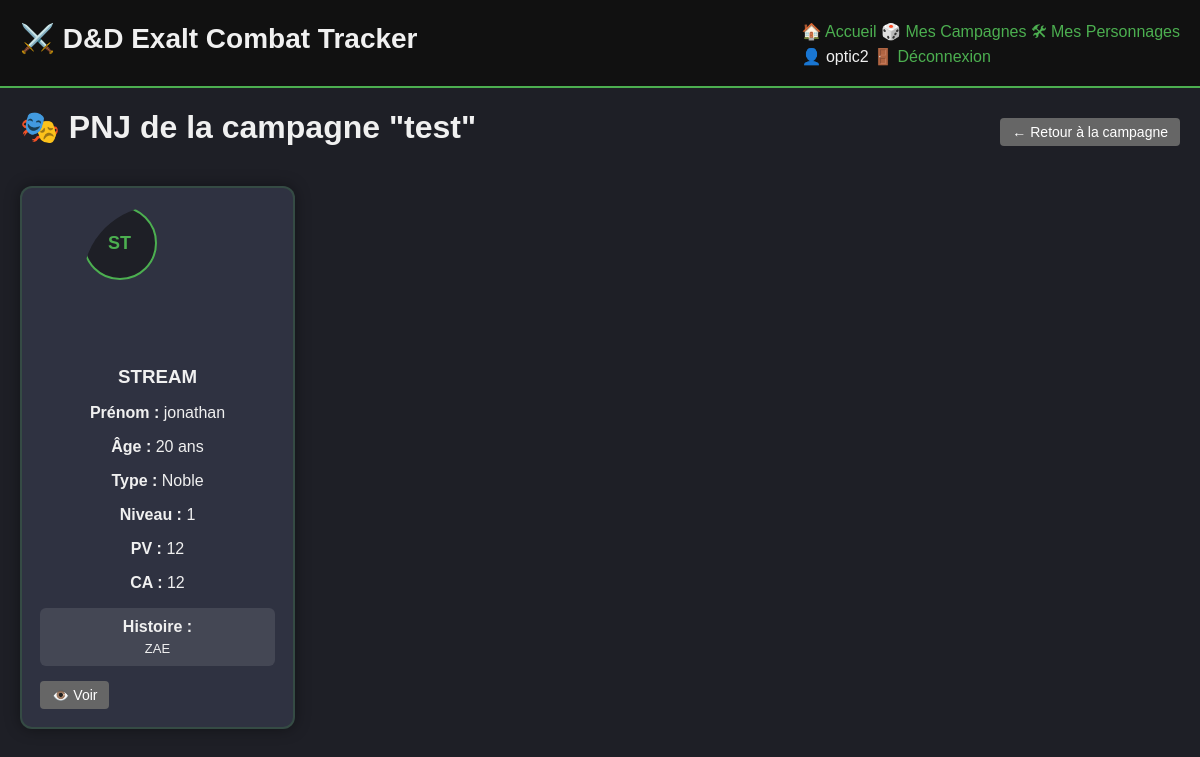
The page /pnj/campaign/1/list (signed in) on the database its author committed.
### app/models/user.py (models this page shows, shortened)
class User(db.Model):
    id = db.Column(db.Integer, primary_key=True)
    username = db.Column(db.String(80), unique=True, nullable=False)
    email = db.Column(db.String(120), unique=True, nullable=False)
    password_hash = db.Column(db.String(255), nullable=False)
    role = db.Column(db.String(20), default='Joueur')  # Admin, MJ, Joueur
    is_verified = db.Column(db.Boolean, default=False)
    created_at = db.Column(db.DateTime, default=datetime.utcnow)
    last_login = db.Column(db.DateTime)
    is_active = db.Column(db.Boolean, default=True)
    campaign_memberships = db.relationship('CampaignMember', backref='member_user', lazy=True)
    def is_mj_of(self, campaign):
        return campaign.mj_id == self.id
    def is_member_of(self, campaign):
        from app.models.campaign import CampaignMember
        membership = CampaignMember.query.filter_by(
            campaign_id=campaign.id,
            user_id=self.id
        ).first()
        return membership is not None
    def can_access_campaign(self, campaign):
        return self.is_mj_of(campaign) or self.is_member_of(campaign) or self.role == 'Admin'

### app/models/campaign.py (models this page shows, shortened)
class Campaign(db.Model):
    id = db.Column(db.Integer, primary_key=True)
    name = db.Column(db.String(100), nullable=False)
    description = db.Column(db.Text)
    mj_id = db.Column(db.Integer, db.ForeignKey('user.id'), nullable=False)
    is_active = db.Column(db.Boolean, default=True)
    created_at = db.Column(db.DateTime, default=datetime.utcnow)
    mj = db.relationship('User', backref=db.backref('owned_campaigns', lazy=True))
    members = db.relationship('CampaignMember', backref='campaign', cascade='all, delete-orphan')

### app/models/character.py (models this page shows, shortened)
class CharacterTemplate(db.Model):
    id = db.Column(db.Integer, primary_key=True)
    owner_id = db.Column(db.Integer, db.ForeignKey('user.id'), nullable=False)
    campaign_id = db.Column(db.Integer, db.ForeignKey('campaign.id'), nullable=True)
    character_type = db.Column(db.String(20), default='PJ')  # PJ, PNJ, Boss
    is_shared = db.Column(db.Boolean, default=False)  # Pour les PNJ partagés par le MJ
    is_public = db.Column(db.Boolean, default=False)  # Visible par tous
    visibility_level = db.Column(db.String(20), default='private')  # private, reduced, semi_complete, complete
    is_active = db.Column(db.Boolean, default=True)
    name = db.Column(db.String(100), nullable=False)
    first_name = db.Column(db.String(50))  # Prénom
    age = db.Column(db.Integer)  # Âge
    background_story = db.Column(db.Text)  # Histoire/background
    character_class = db.Column(db.String(50))
    race = db.Column(db.String(50))
    level = db.Column(db.Integer, default=1)
    notes = db.Column(db.Text)
    private_notes = db.Column(db.Text)
    hp_max = db.Column(db.Integer, nullable=False)
    ac_base = db.Column(db.Integer, nullable=False)
    initiative_bonus = db.Column(db.Integer, default=0)
    force = db.Column(db.Integer, default=10)
    dexterite = db.Column(db.Integer, default=10)
    constitution = db.Column(db.Integer, default=10)
    intelligence = db.Column(db.Integer, default=10)
    sagesse = db.Column(db.Integer, default=10)
    charisme = db.Column(db.Integer, default=10)
    maitrise_force = db.Column(db.Boolean, default=False)
    maitrise_dexterite = db.Column(db.Boolean, default=False)
    maitrise_constitution = db.Column(db.Boolean, default=False)
    maitrise_intelligence = db.Column(db.Boolean, default=False)
    maitrise_sagesse = db.Column(db.Boolean, default=False)
    maitrise_charisme = db.Column(db.Boolean, default=False)
    current_xp = db.Column(db.Integer, default=0)
    image_filename = db.Column(db.String(255), nullable=True)
    pdf_filename = db.Column(db.String(255), nullable=True)
    created_at = db.Column(db.DateTime, default=datetime.utcnow)
    owner = db.relationship('User', foreign_keys=[owner_id], backref=db.backref('owned_characters', lazy=True))
    campaigns = db.relationship('Campaign', secondary='character_campaign_association', backref='campaign_characters')

### app/routes/pnj.py (the view)
@bp.route('/campaign/<int:campaign_id>/list')
@login_required
def list_campaign_pnjs(campaign_id):
    campaign = CampaignService.get_campaign_with_access_check(campaign_id, g.current_user.id)
    if not campaign:
        flash('Campagne non trouvée.', 'error')
        return redirect(url_for('main.index'))
    all_pnjs = CharacterTemplate.query.filter_by(
        campaign_id=campaign_id,
        character_type='PNJ',
        is_active=True
    ).all()
    pnjs = []
    for pnj in all_pnjs:
        if g.current_user.is_mj_of(campaign):
            pnjs.append(pnj)
        elif pnj.is_shared:
            pnjs.append(pnj)
    return render_template('pnj/list_pnjs.html',
                           campaign=campaign,
                           pnjs=pnjs,
                           is_mj=g.current_user.is_mj_of(campaign))

### app/services/auth_service.py (called while the page is built)
    @staticmethod
    def get_user_by_id(user_id):
        return User.query.get(user_id)

### app/services/campaign_service.py (called while the page is built)
    @staticmethod
    def get_campaign_with_access_check(campaign_id, user_id):
        campaign = Campaign.query.get_or_404(campaign_id)
        user = User.query.get_or_404(user_id)
        if not user.can_access_campaign(campaign):
            return None
        return campaign

### templates/pnj/list_pnjs.html (shortened to what this page needs)
{% extends "base.html" %}
{% block content %}
<div class="dashboard">
    <div class="edit-header">
        <h1>🎭 PNJ de la campagne "{{ campaign.name }}"</h1>
        <div>
            <a href="{{ url_for('campaign.view_campaign', campaign_id=campaign.id) }}" class="btn btn-secondary">
                ← Retour à la campagne
            </a>
        </div>
    </div>
    {% if pnjs %}
        <div class="template-grid">
            {% for pnj in pnjs %}
                <div class="template-card">
                    <div class="template-card-header">
                        <div class="template-avatar-container {% if pnj.image_filename %}has-image{% endif %}">
                            <div class="avatar-placeholder">
                                {{ pnj.name[:2]|upper }}
                            </div>
                        </div>
                    </div>
                    <div class="template-card-body">
                        <h3>{{ pnj.name }}</h3>
                        {% if pnj.first_name %}
                            <p><strong>Prénom :</strong> {{ pnj.first_name }}</p>
                        {% endif %}
                        {% if pnj.age %}
                            <p><strong>Âge :</strong> {{ pnj.age }} ans</p>
                        {% endif %}
                        <p><strong>Type :</strong> {{ pnj.character_class }}</p>
                        <p><strong>Niveau :</strong> {{ pnj.level }}</p>
                        {% if is_mj %}
                            <p><strong>PV :</strong> {{ pnj.hp_max }}</p>
                            <p><strong>CA :</strong> {{ pnj.ac_base }}</p>
                            <div style="display: grid; grid-template-columns: repeat(3, 1fr); gap: 8px; margin: 10px 0; font-size: 12px;">
                                <div style="text-align: center; padding: 4px; background: rgba(255,255,255,0.05); border-radius: 4px;">
                                    <strong>FOR</strong><br>{{ pnj.force }}
                                </div>
                                <div style="text-align: center; padding: 4px; background: rgba(255,255,255,0.05); border-radius: 4px;">
                                    <strong>DEX</strong><br>{{ pnj.dexterite }}
                                </div>
                                <div style="text-align: center; padding: 4px; background: rgba(255,255,255,0.05); border-radius: 4px;">
                                    <strong>CON</strong><br>{{ pnj.constitution }}
                                </div>
                                <div style="text-align: center; padding: 4px; background: rgba(255,255,255,0.05); border-radius: 4px;">
                                    <strong>INT</strong><br>{{ pnj.intelligence }}
                                </div>
                                <div style="text-align: center; padding: 4px; background: rgba(255,255,255,0.05); border-radius: 4px;">
                                    <strong>SAG</strong><br>{{ pnj.sagesse }}
                                </div>
                                <div style="text-align: center; padding: 4px; background: rgba(255,255,255,0.05); border-radius: 4px;">
                                    <strong>CHA</strong><br>{{ pnj.charisme }}
                                </div>
                            </div>
                        {% else %}
                            {% if pnj.is_shared %}
                                {% if pnj.visibility_level in ['semi_complete', 'complete'] %}
                                    <p><strong>PV :</strong> {{ pnj.hp_max }}</p>
                                    <p><strong>CA :</strong> {{ pnj.ac_base }}</p>
                                {% endif %}
                                {% if pnj.visibility_level == 'complete' and pnj.background_story %}
                                    <div style="margin-top: 10px; padding: 10px; background: rgba(255,255,255,0.1); border-radius: 6px;">
                                        <strong>Histoire :</strong>
                                        <p style="margin: 5px 0 0 0; font-size: 13px;">{{ pnj.background_story[:80] }}{% if pnj.background_story|length > 80 %}...{% endif %}</p>
                                    </div>
                                {% endif %}
                            {% else %}
                                <p style="font-style: italic; color: #999;">Informations non partagées</p>
                            {% endif %}
                        {% endif %}
                        <div class="template-card-actions">
                            <a href="{{ url_for('template.character_profile', id=pnj.id) }}" class="btn btn-secondary">
                                👁️ Voir
                            </a>
                        </div>
                    </div>
                </div>
            {% endfor %}
        </div>
    {% endif %}
</div>
{% endblock %}

### templates/base.html (shortened to what this page needs)
<!DOCTYPE html>
<html lang="fr">
<head>
    <link rel="stylesheet" href="{{ url_for('static', filename='css/base.css') }}">
    <link rel="stylesheet" href="{{ url_for('static', filename='css/layout.css') }}">
    <link rel="stylesheet" href="{{ url_for('static', filename='css/components.css') }}">
    <link rel="stylesheet" href="{{ url_for('static', filename='css/combat.css') }}">
    <link rel="stylesheet" href="{{ url_for('static', filename='css/dashboard.css') }}">
    <link rel="stylesheet" href="{{ url_for('static', filename='css/hud.css') }}">
    <link rel="stylesheet" href="{{ url_for('static', filename='css/templates.css') }}">
    <link rel="stylesheet" href="{{ url_for('static', filename='css/character.css') }}">
    <link rel="stylesheet" href="{{ url_for('static', filename='css/responsive.css') }}">
    <link rel="stylesheet" href="{{ url_for('static', filename='css/summary.css') }}">
    <link rel="stylesheet" href="{{ url_for('static', filename='css/exp_history.css') }}">
</head>
<body>
    <header>
        <h1>⚔️ D&D Exalt Combat Tracker</h1>
        <nav>
            <a href="{{ url_for('main.index') }}">🏠 Accueil</a>
            {% if session.user_id %}
                <a href="{{ url_for('campaign.list_campaigns') }}">🎲 Mes Campagnes</a>
                <a href="{{ url_for('template.manage_templates') }}">🛠 Mes Personnages</a>
                <div class="user-menu">
                    <span>👤 {{ current_user.username if current_user else 'Utilisateur' }}</span>
                    <a href="{{ url_for('auth.logout') }}">🚪 Déconnexion</a>
                </div>
            {% else %}
                <div class="auth-links">
                    <a href="{{ url_for('auth.login') }}">🔐 Connexion</a>
                    <a href="{{ url_for('auth.register') }}">📝 Inscription</a>
                </div>
            {% endif %}
        </nav>
    </header>
    <main>
        {% block content %}{% endblock %}
    </main>
</body>
</html>

### static/css/base.css (style rules this page uses)
body { font-family: Arial, sans-serif; background-color: #1e1f26; color: #f0f0f0; margin: 0; padding: 0; }
header { background: #111; padding: 20px; display: flex; justify-content: space-between; align-items: center; border-bottom: 2px solid #4caf50; }
header h1 { font-size: 28px; font-weight: bold; }
h1, h2, h3 { margin: 0 0 10px 0; }
main { padding: 20px; }
a { color: #4caf50; text-decoration: none; }

### static/css/layout.css (style rules this page uses)
.dashboard { display: flex; flex-direction: column; gap: 30px; }
.template-grid { display: grid; grid-template-columns: repeat(auto-fill, minmax(250px, 1fr)); gap: 20px; }
.edit-header { display: flex; justify-content: space-between; align-items: center; }

### static/css/components.css (style rules this page uses)
.btn, .btn-primary, .btn-danger, .btn-secondary { padding: 6px 12px; border-radius: 4px; text-decoration: none; color: white; border: none; cursor: pointer; font-size: 14px; }
.btn { background: #555; }
.btn-secondary { background: #666; }

### static/css/dashboard.css (style rules this page uses)
.dashboard { display: flex; flex-direction: column; gap: 30px; }
.template-avatar-container { position: relative; width: 60px; height: 60px; margin-bottom: 8px; border-radius: 50%; overflow: hidden; }

### static/css/templates.css (style rules this page uses)
.template-card { background: #2f3241; border-radius: 12px; padding: 18px; border: 2px solid rgba(76,175,80,0.2); box-shadow: 0 0 15px rgba(0,0,0,0.4); transition: 0.25s ease; }
.avatar-placeholder { width: 70px; height: 70px; border-radius: 50%; background: #1e1f26; display: flex; align-items: center; justify-content: center; font-weight: bold; color: #4caf50; }
.template-card-header { display: flex; justify-content: center; margin-bottom: 10px; }
.template-card-body { text-align: center; }
.template-avatar-container { position: relative; width: 70px; height: 70px; margin: 0 auto; border-radius: 50%; overflow: hidden; }
.avatar-placeholder { width: 70px; height: 70px; border-radius: 50%; background: #1e1f26; display: flex; align-items: center; justify-content: center; font-weight: bold; color: #4caf50; font-size: 18px; border: 2px solid #4caf50; }
.template-card-actions { margin-top: 15px; display: flex; justify-content: space-between; gap: 10px; }

### static/css/character.css (style rules this page uses)
.template-avatar-container { position: relative; width: 150px; height: 150px; margin: 0 auto; border-radius: 50%; overflow: hidden; }
.edit-header { display: flex; justify-content: space-between; align-items: center; }

### rows shown on the page
User: username "optic2"
Campaign: name "test"
CharacterTemplate: name "ST", name "STREAM", first_name "jonathan", age "20", character_class "Noble", level "1", hp_max "12", ac_base "12", background_story "ZAE"
